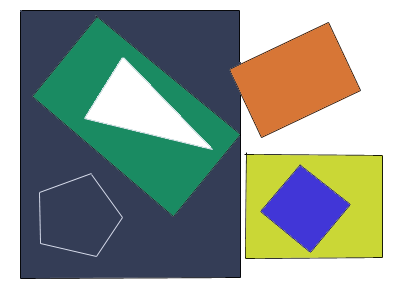
#> input picture OpenCV Basics/data/pic5.png, 400 x 300 px, found by its file name
$ python corner_detection.py
#> lines starting #> are read from the running program, lines starting #| are printed output that depends on the picture; after the words box and inside, x2 and y2 are one past the last pixel; in counts of white or black regions, pixels touching at a corner belong together
import numpy as np
import cv2

img = cv2.imread('data\\pic5.png')
#> img is the input picture: shape (300, 400, 3); mean B, G, R 146.7, 155.8, 145.2
gray = cv2.cvtColor(img, cv2.COLOR_BGR2GRAY)
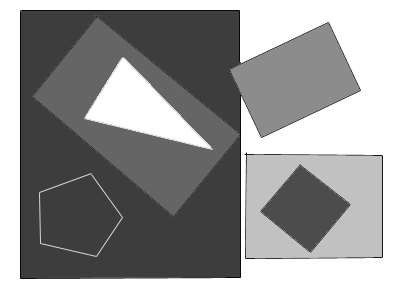
#> gray: shape (300, 400); min 0, max 255, mean 151.7

corners = cv2.goodFeaturesToTrack(gray, 100, 0.01, 10)
#> corners = 57 rows, first 8: [246, 154], [240, 277], [20, 278], [239, 10], [20, 10], [241, 61], [382, 257], [380, 157]
corners = np.int0(corners)

j=1
for i in corners:
    print(f"Corner {j}: {i.ravel()}")
    j += 1
    x, y = i.ravel()
    cv2.circle(img, (x, y), 3, (0, 255, 0), -1)
#> this loop made 57 passes
#> (x, y) on passes 1 to 12: (246, 154), (240, 277), (20, 278), (239, 10), (20, 10), (241, 61), (382, 257), (380, 157), (245, 258), (261, 137), (328, 22), (360, 90)
#| Corner 1: [246 154]
#| Corner 2: [240 277]
#| Corner 3: [ 20 278]
#| Corner 4: [239  10]
#| Corner 5: [20 10]
#| Corner 6: [241  61]
#| Corner 7: [382 257]
#| Corner 8: [380 157]
#> (further printed lines are left out)
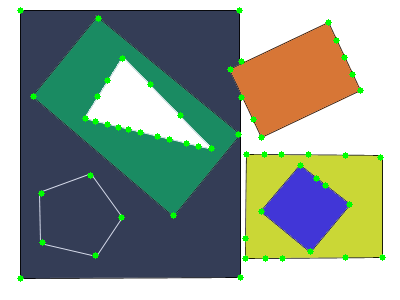
#> img: shape (300, 400, 3); 1.38% of pixels changed, all inside (x1, y1, x2, y2) = (17, 7, 386, 282)
#> after the loop, j = 58

cv2.imshow("Shi Tomasi Corner Detection", img)

cv2.waitKey(0)

$ run again, with OpenCV Basics/data/pic1.png copied over OpenCV Basics/data/pic5.png
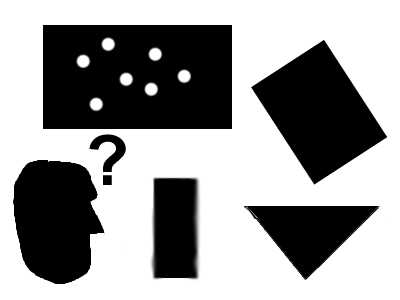
#> input picture OpenCV Basics/data/pic1.png, 400 x 300 px, found by its file name
#> img is the input picture: shape (300, 400, 3); mean B, G, R 154.1, 154.1, 154.1
#> corners = 67 rows, first 8: [103, 232], [103, 184], [103, 171], [231, 128], [43, 128], [231, 25], [43, 25], [90, 234]
#> the loop `for i in corners:` made 67 passes
#> (printed output is left out)
#> after the loop `for i in corners:`:
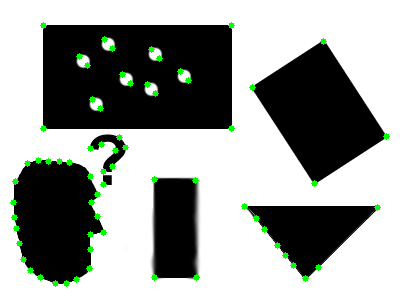
#> img: shape (300, 400, 3); 1.62% of pixels changed, all inside (x1, y1, x2, y2) = (10, 22, 390, 287)
#> after the loop `for i in corners:`: j = 68

$ run again, with OpenCV Basics/data/pic2.png copied over OpenCV Basics/data/pic5.png
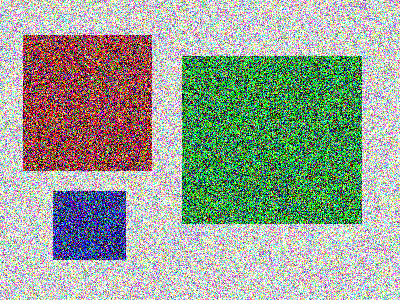
#> input picture OpenCV Basics/data/pic2.png, 400 x 300 px, found by its file name
#> img is the input picture: shape (300, 400, 3); mean B, G, R 150, 164.4, 153.8
#> `gray = cv2.cvtColor(img, cv2.COLOR_BGR2GRAY)`:
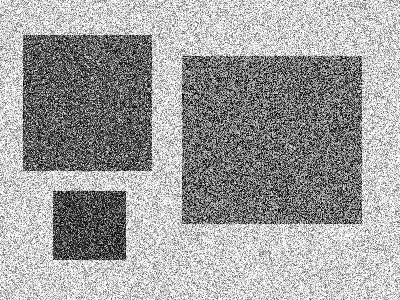
#> gray: shape (300, 400); min 0, max 255, mean 159.6
#> corners = 100 rows, first 8: [183, 94], [56, 191], [204, 218], [126, 156], [275, 55], [124, 192], [151, 170], [54, 214]
#> the loop `for i in corners:` made 100 passes
#> (printed output is left out)
#> after the loop `for i in corners:`:
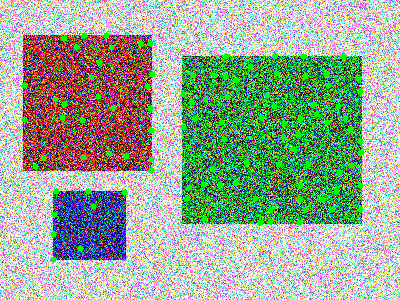
#> img: shape (300, 400, 3); 2.37% of pixels changed, all inside (x1, y1, x2, y2) = (21, 32, 365, 263)
#> after the loop `for i in corners:`: j = 101

$ run again, with OpenCV Basics/data/pic3.png copied over OpenCV Basics/data/pic5.png
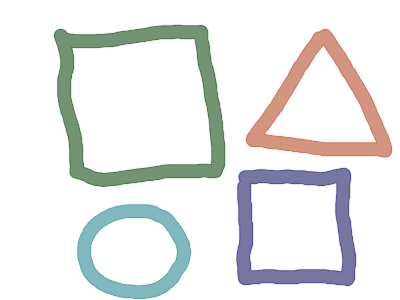
#> input picture OpenCV Basics/data/pic3.png, 400 x 300 px, found by its file name
#> img is the input picture: shape (300, 400, 3); mean B, G, R 232.6, 233.5, 232.3
#> `gray = cv2.cvtColor(img, cv2.COLOR_BGR2GRAY)`:
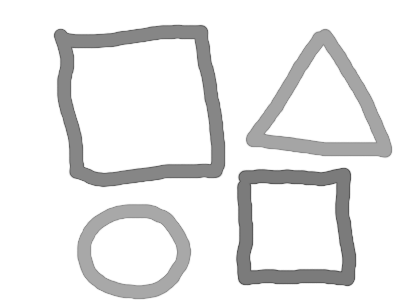
#> gray: shape (300, 400); min 86, max 255, mean 233.1
#> corners = 100 rows, first 8: [335, 184], [252, 185], [73, 49], [252, 269], [209, 162], [340, 270], [193, 40], [323, 46]
#> the loop `for i in corners:` made 100 passes
#> (printed output is left out)
#> after the loop `for i in corners:`:
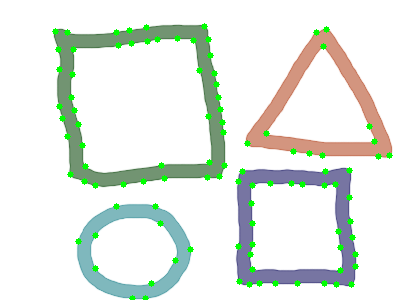
#> img: shape (300, 400, 3); 2.41% of pixels changed, all inside (x1, y1, x2, y2) = (52, 23, 393, 300)
#> after the loop `for i in corners:`: j = 101
